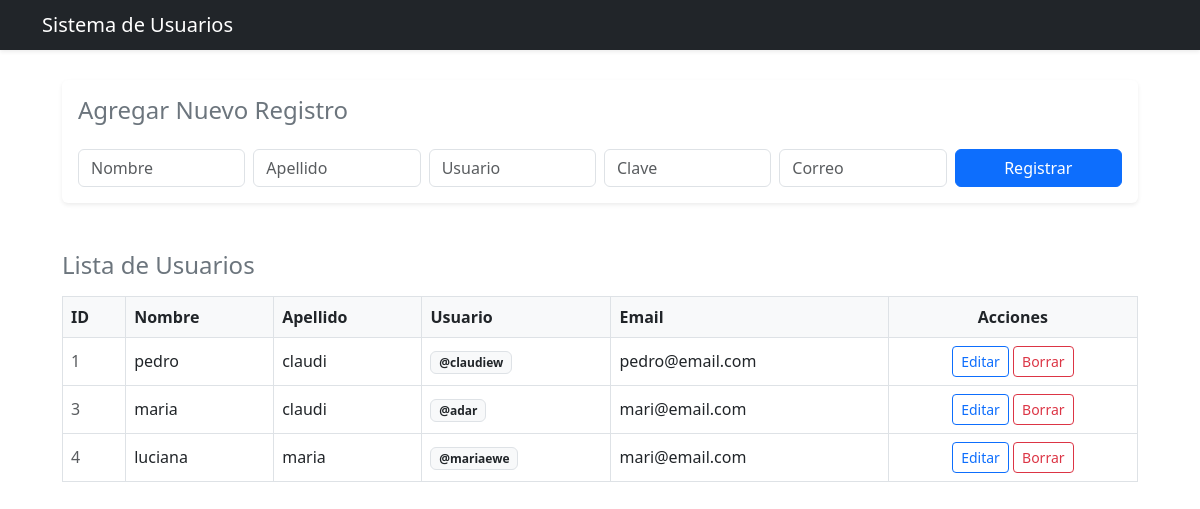
The page / on the database its author committed.
### tables this page shows
CREATE TABLE `usuarios` (
  `id` int(11) NOT NULL,
  `name` varchar(20) NOT NULL,
  `lastname` varchar(20) NOT NULL,
  `username` varchar(20) NOT NULL,
  `password` varchar(20) NOT NULL,
  `email` varchar(20) NOT NULL
);

### index.php (the view, shortened to what this page needs)
<?php
$con = connection();
$sql = "SELECT * FROM usuarios";
$query = mysqli_query($con, $sql);
?>
<!DOCTYPE html>
<html lang="es">
<head>
    <link href="https://cdn.jsdelivr.net/npm/bootstrap@5.3.0/dist/css/bootstrap.min.css" rel="stylesheet">
</head>
<body>
    <nav class="navbar navbar-dark bg-dark shadow-sm">
        <div class="container">
            <span class="navbar-brand mb-0 h1">Sistema de Usuarios</span>
        </div>
    </nav>
    <div class="container contenedor-principal">
        <div class="card border-0 shadow-sm mb-5">
            <div class="card-body">
                <h4 class="card-title text-secondary mb-4">Agregar Nuevo Registro</h4>
                <form action="insertar.php" method="POST" class="row g-2">
                    <div class="col-md-2">
                        <input type="text" name="name" class="form-control" placeholder="Nombre" required>
                    </div>
                    <div class="col-md-2">
                        <input type="text" name="lastname" class="form-control" placeholder="Apellido" required>
                    </div>
                    <div class="col-md-2">
                        <input type="text" name="username" class="form-control" placeholder="Usuario" required>
                    </div>
                    <div class="col-md-2">
                        <input type="password" name="password" class="form-control" placeholder="Clave" required>
                    </div>
                    <div class="col-md-2">
                        <input type="email" name="email" class="form-control" placeholder="Correo" required>
                    </div>
                    <div class="col-md-2">
                        <button type="submit" class="btn btn-primary w-100">Registrar</button>
                    </div>
                </form>
            </div>
        </div>
        <h4 class="text-secondary mb-3">Lista de Usuarios</h4>
        <div class="table-responsive">
            <table class="table table-bordered table-hover align-middle">
                <thead>
                    <tr>
                        <th>ID</th>
                        <th>Nombre</th>
                        <th>Apellido</th>
                        <th>Usuario</th>
                        <th>Email</th>
                        <th class="text-center">Acciones</th>
                    </tr>
                </thead>
                <tbody>
                    <?php while($row = mysqli_fetch_array($query)): ?>
                    <tr>
                        <td class="text-muted"><?= $row['id'] ?></td>
                        <td><?= $row['name'] ?></td>
                        <td><?= $row['lastname'] ?></td>
                        <td><span class="badge bg-light text-dark border">@<?= $row['username'] ?></span></td>
                        <td><?= $row['email'] ?></td>
                        <td class="text-center">
                            <a href="editar.php?id=<?= $row['id'] ?>" class="btn btn-outline-primary btn-sm">Editar</a>
                            <a href="eliminar.php?id=<?= $row['id'] ?>" class="btn btn-outline-danger btn-sm" onclick="return confirm('¿Deseas eliminarlo?')">Borrar</a>
                        </td>
                    </tr>
                    <?php endwhile; ?>
                </tbody>
            </table>
        </div>
    </div>
</body>
</html>

### index.php (style rules this page uses)
.navbar { margin-bottom: 30px; }
.contenedor-principal { max-width: 1100px; }
th { background-color: #f8f9fa !important; }

### rows shown on the page
usuarios: id "1", name "pedro", lastname "claudi", username "claudiew", email "pedro@email.com"
usuarios: id "3", name "maria", lastname "claudi", username "adar", email "mari@email.com"
usuarios: id "4", name "luciana", lastname "maria", username "mariaewe", email "mari@email.com"
